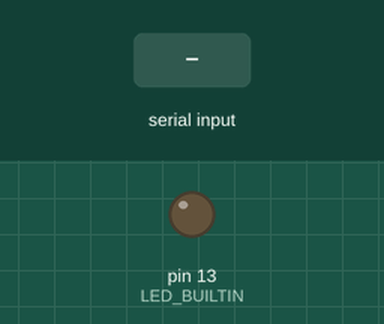
A sketch run on a simulated Arduino Uno, built with avr-gcc and run on an emulated ATmega328P. Shown: output pins drawn as LEDs (lit = HIGH). The test bench sets the inputs (shaded band).

Above: at 1.2 s.
1.3 s: "ON\n" received over Serial
At 2.5 s:
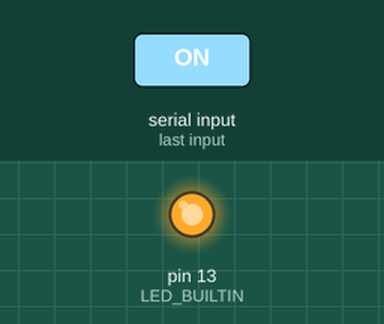
2.8 s: "OFF\n" received over Serial
At 3.8 s:
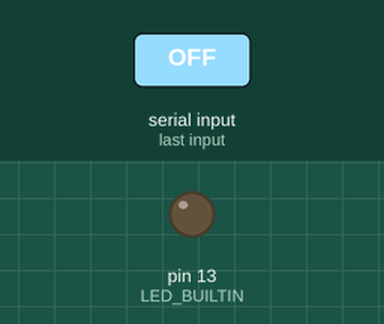
Timing chart, 0 to 5.8 s (numbered marks = the images above; inputs shaded):
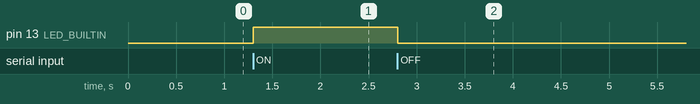

Measured:
- after the input at 1.3 s, pin 13 (LED_BUILTIN): LOW → HIGH at once
- after the input at 2.8 s, pin 13 (LED_BUILTIN): HIGH → LOW at once

The sketch:

arduinocode.ino
```cpp
void setup()
{
  Serial.begin(9600);
  pinMode(LED_BUILTIN, OUTPUT);
}

void loop()
{
  String value = Serial.readStringUntil('\n');
  if(value == "ON") {
    digitalWrite(LED_BUILTIN, HIGH);
  } else if(value == "OFF") {
    digitalWrite(LED_BUILTIN, LOW);
  }
}
```
